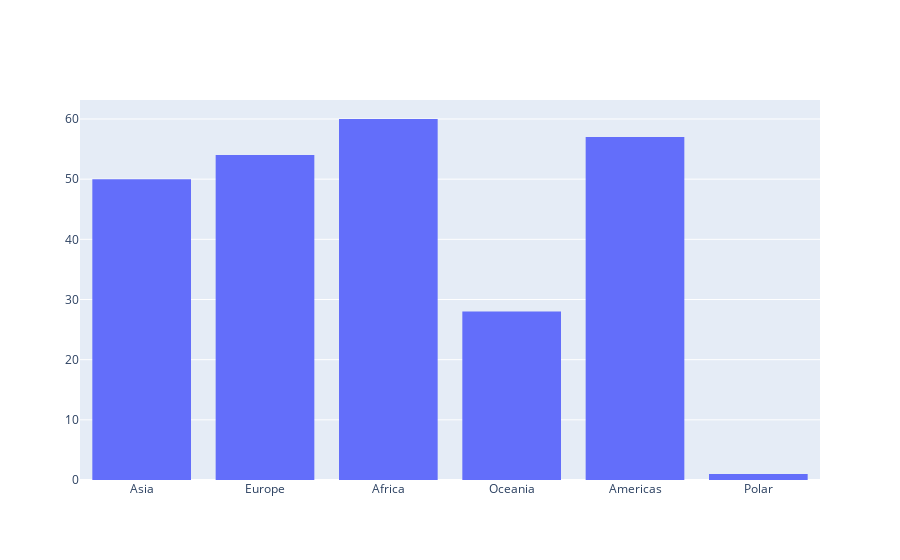

Here is the notebook cell this chart was saved with:
### Code cell
fig = go.Figure(data=[go.Histogram(histfunc="count", x=df['region'])])
fig.show()

## sort value từng cột từ cao xuống thấp

### Figure 1 — Plotly figure (JSON) as saved in the notebook; plotly's stock layout.template omitted (floating-point values rounded to 4 significant figures; data arrays with more than 128 entries replaced by an {"elided": "..."} marker saying what was removed)
{"data": [{"histfunc": "count", "type": "histogram", "x": {"elided": "250 str values"}}], "layout": {}}
